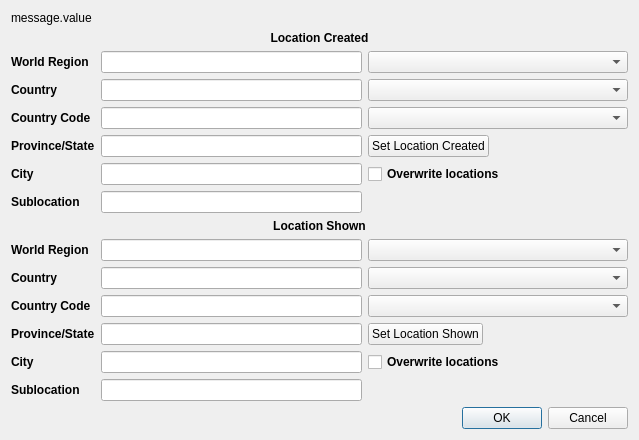
<?xml version="1.0" encoding="UTF-8"?>
<ui version="4.0">
 <class>LocationDialog</class>
 <widget class="QDialog" name="LocationDialog">
  <property name="geometry">
   <rect>
    <x>0</x>
    <y>0</y>
    <width>639</width>
    <height>428</height>
   </rect>
  </property>
  <property name="sizePolicy">
   <sizepolicy hsizetype="Preferred" vsizetype="Fixed">
    <horstretch>0</horstretch>
    <verstretch>0</verstretch>
   </sizepolicy>
  </property>
  <property name="windowTitle">
   <string>Edit Xmp Locations</string>
  </property>
  <layout class="QVBoxLayout" name="verticalLayout_2">
   <item>
    <layout class="QVBoxLayout" name="verticalLayout">
     <item>
      <widget class="QLabel" name="messageLabel">
       <property name="sizePolicy">
        <sizepolicy hsizetype="Preferred" vsizetype="Fixed">
         <horstretch>0</horstretch>
         <verstretch>0</verstretch>
        </sizepolicy>
       </property>
       <property name="text">
        <string>message.value</string>
       </property>
      </widget>
     </item>
     <item>
      <widget class="QLabel" name="label_2">
       <property name="sizePolicy">
        <sizepolicy hsizetype="Preferred" vsizetype="Fixed">
         <horstretch>0</horstretch>
         <verstretch>0</verstretch>
        </sizepolicy>
       </property>
       <property name="font">
        <font>
         <weight>75</weight>
         <bold>true</bold>
        </font>
       </property>
       <property name="text">
        <string>Location Created</string>
       </property>
       <property name="alignment">
        <set>Qt::AlignCenter</set>
       </property>
      </widget>
     </item>
    </layout>
   </item>
   <item>
    <layout class="QGridLayout" name="locationCreatedLayout">
     <item row="3" column="0">
      <widget class="QLabel" name="label_34">
       <property name="font">
        <font>
         <weight>75</weight>
         <bold>true</bold>
        </font>
       </property>
       <property name="text">
        <string>Province/State</string>
       </property>
      </widget>
     </item>
     <item row="4" column="0">
      <widget class="QLabel" name="label_35">
       <property name="font">
        <font>
         <weight>75</weight>
         <bold>true</bold>
        </font>
       </property>
       <property name="text">
        <string>City</string>
       </property>
      </widget>
     </item>
     <item row="4" column="1">
      <widget class="QLineEdit" name="lcCity"/>
     </item>
     <item row="2" column="2">
      <widget class="QComboBox" name="lcCountryCodeComboBox"/>
     </item>
     <item row="5" column="1">
      <widget class="QLineEdit" name="lcSublocation"/>
     </item>
     <item row="3" column="1">
      <widget class="QLineEdit" name="lcProvinceState"/>
     </item>
     <item row="0" column="0">
      <widget class="QLabel" name="label_31">
       <property name="font">
        <font>
         <weight>75</weight>
         <bold>true</bold>
        </font>
       </property>
       <property name="text">
        <string>World Region</string>
       </property>
      </widget>
     </item>
     <item row="0" column="1">
      <widget class="QLineEdit" name="lcWorldRegion"/>
     </item>
     <item row="1" column="1">
      <widget class="QLineEdit" name="lcCountryName"/>
     </item>
     <item row="1" column="0">
      <widget class="QLabel" name="label_32">
       <property name="font">
        <font>
         <weight>75</weight>
         <bold>true</bold>
        </font>
       </property>
       <property name="text">
        <string>Country</string>
       </property>
      </widget>
     </item>
     <item row="5" column="0">
      <widget class="QLabel" name="label_36">
       <property name="font">
        <font>
         <weight>75</weight>
         <bold>true</bold>
        </font>
       </property>
       <property name="text">
        <string>Sublocation</string>
       </property>
      </widget>
     </item>
     <item row="2" column="1">
      <widget class="QLineEdit" name="lcCountryCode">
       <property name="inputMask">
        <string>AAA; </string>
       </property>
       <property name="maxLength">
        <number>3</number>
       </property>
      </widget>
     </item>
     <item row="2" column="0">
      <widget class="QLabel" name="label_33">
       <property name="font">
        <font>
         <weight>75</weight>
         <bold>true</bold>
        </font>
       </property>
       <property name="text">
        <string>Country Code</string>
       </property>
      </widget>
     </item>
     <item row="1" column="2">
      <widget class="QComboBox" name="lcCountryNameComboBox">
       <property name="sizePolicy">
        <sizepolicy hsizetype="MinimumExpanding" vsizetype="Fixed">
         <horstretch>0</horstretch>
         <verstretch>0</verstretch>
        </sizepolicy>
       </property>
      </widget>
     </item>
     <item row="0" column="2">
      <widget class="QComboBox" name="lcWorldRegionComboBox">
       <property name="sizePolicy">
        <sizepolicy hsizetype="MinimumExpanding" vsizetype="Fixed">
         <horstretch>0</horstretch>
         <verstretch>0</verstretch>
        </sizepolicy>
       </property>
       <property name="font">
        <font>
         <weight>50</weight>
         <bold>false</bold>
        </font>
       </property>
      </widget>
     </item>
     <item row="3" column="2">
      <widget class="QPushButton" name="lcSetButton">
       <property name="sizePolicy">
        <sizepolicy hsizetype="Fixed" vsizetype="Fixed">
         <horstretch>0</horstretch>
         <verstretch>0</verstretch>
        </sizepolicy>
       </property>
       <property name="text">
        <string>Set Location Created</string>
       </property>
      </widget>
     </item>
     <item row="4" column="2">
      <widget class="QCheckBox" name="lcOverwriteLocations">
       <property name="font">
        <font>
         <weight>75</weight>
         <bold>true</bold>
        </font>
       </property>
       <property name="text">
        <string>Overwrite locations</string>
       </property>
      </widget>
     </item>
    </layout>
   </item>
   <item>
    <widget class="QLabel" name="label">
     <property name="sizePolicy">
      <sizepolicy hsizetype="Preferred" vsizetype="Fixed">
       <horstretch>0</horstretch>
       <verstretch>0</verstretch>
      </sizepolicy>
     </property>
     <property name="font">
      <font>
       <weight>75</weight>
       <bold>true</bold>
      </font>
     </property>
     <property name="text">
      <string>Location Shown</string>
     </property>
     <property name="alignment">
      <set>Qt::AlignCenter</set>
     </property>
    </widget>
   </item>
   <item>
    <layout class="QGridLayout" name="locationShownLayout">
     <item row="3" column="0">
      <widget class="QLabel" name="label_37">
       <property name="font">
        <font>
         <weight>75</weight>
         <bold>true</bold>
        </font>
       </property>
       <property name="text">
        <string>Province/State</string>
       </property>
      </widget>
     </item>
     <item row="4" column="0">
      <widget class="QLabel" name="label_38">
       <property name="font">
        <font>
         <weight>75</weight>
         <bold>true</bold>
        </font>
       </property>
       <property name="text">
        <string>City</string>
       </property>
      </widget>
     </item>
     <item row="4" column="1">
      <widget class="QLineEdit" name="lsCity"/>
     </item>
     <item row="2" column="2">
      <widget class="QComboBox" name="lsCountryCodeComboBox"/>
     </item>
     <item row="5" column="1">
      <widget class="QLineEdit" name="lsSublocation"/>
     </item>
     <item row="3" column="1">
      <widget class="QLineEdit" name="lsProvinceState"/>
     </item>
     <item row="0" column="0">
      <widget class="QLabel" name="label_39">
       <property name="font">
        <font>
         <weight>75</weight>
         <bold>true</bold>
        </font>
       </property>
       <property name="text">
        <string>World Region</string>
       </property>
      </widget>
     </item>
     <item row="0" column="1">
      <widget class="QLineEdit" name="lsWorldRegion"/>
     </item>
     <item row="1" column="1">
      <widget class="QLineEdit" name="lsCountryName"/>
     </item>
     <item row="1" column="0">
      <widget class="QLabel" name="label_40">
       <property name="font">
        <font>
         <weight>75</weight>
         <bold>true</bold>
        </font>
       </property>
       <property name="text">
        <string>Country</string>
       </property>
      </widget>
     </item>
     <item row="5" column="0">
      <widget class="QLabel" name="label_41">
       <property name="font">
        <font>
         <weight>75</weight>
         <bold>true</bold>
        </font>
       </property>
       <property name="text">
        <string>Sublocation</string>
       </property>
      </widget>
     </item>
     <item row="2" column="1">
      <widget class="QLineEdit" name="lsCountryCode">
       <property name="inputMask">
        <string>AAA; </string>
       </property>
       <property name="maxLength">
        <number>3</number>
       </property>
      </widget>
     </item>
     <item row="2" column="0">
      <widget class="QLabel" name="label_42">
       <property name="font">
        <font>
         <weight>75</weight>
         <bold>true</bold>
        </font>
       </property>
       <property name="text">
        <string>Country Code</string>
       </property>
      </widget>
     </item>
     <item row="1" column="2">
      <widget class="QComboBox" name="lsCountryNameComboBox">
       <property name="sizePolicy">
        <sizepolicy hsizetype="MinimumExpanding" vsizetype="Fixed">
         <horstretch>0</horstretch>
         <verstretch>0</verstretch>
        </sizepolicy>
       </property>
      </widget>
     </item>
     <item row="0" column="2">
      <widget class="QComboBox" name="lsWorldRegionComboBox">
       <property name="sizePolicy">
        <sizepolicy hsizetype="MinimumExpanding" vsizetype="Fixed">
         <horstretch>0</horstretch>
         <verstretch>0</verstretch>
        </sizepolicy>
       </property>
       <property name="font">
        <font>
         <weight>50</weight>
         <bold>false</bold>
        </font>
       </property>
      </widget>
     </item>
     <item row="3" column="2">
      <widget class="QPushButton" name="lsSetButton">
       <property name="sizePolicy">
        <sizepolicy hsizetype="Fixed" vsizetype="Fixed">
         <horstretch>0</horstretch>
         <verstretch>0</verstretch>
        </sizepolicy>
       </property>
       <property name="text">
        <string>Set Location Shown</string>
       </property>
      </widget>
     </item>
     <item row="4" column="2">
      <widget class="QCheckBox" name="lsOverwriteLocations">
       <property name="font">
        <font>
         <weight>75</weight>
         <bold>true</bold>
        </font>
       </property>
       <property name="text">
        <string>Overwrite locations</string>
       </property>
      </widget>
     </item>
    </layout>
   </item>
   <item>
    <widget class="QDialogButtonBox" name="buttonBox">
     <property name="orientation">
      <enum>Qt::Horizontal</enum>
     </property>
     <property name="standardButtons">
      <set>QDialogButtonBox::Cancel|QDialogButtonBox::Ok</set>
     </property>
    </widget>
   </item>
  </layout>
 </widget>
 <resources/>
 <connections>
  <connection>
   <sender>buttonBox</sender>
   <signal>accepted()</signal>
   <receiver>LocationDialog</receiver>
   <slot>accept()</slot>
   <hints>
    <hint type="sourcelabel">
     <x>248</x>
     <y>254</y>
    </hint>
    <hint type="destinationlabel">
     <x>157</x>
     <y>274</y>
    </hint>
   </hints>
  </connection>
  <connection>
   <sender>buttonBox</sender>
   <signal>rejected()</signal>
   <receiver>LocationDialog</receiver>
   <slot>reject()</slot>
   <hints>
    <hint type="sourcelabel">
     <x>316</x>
     <y>260</y>
    </hint>
    <hint type="destinationlabel">
     <x>286</x>
     <y>274</y>
    </hint>
   </hints>
  </connection>
 </connections>
</ui>
